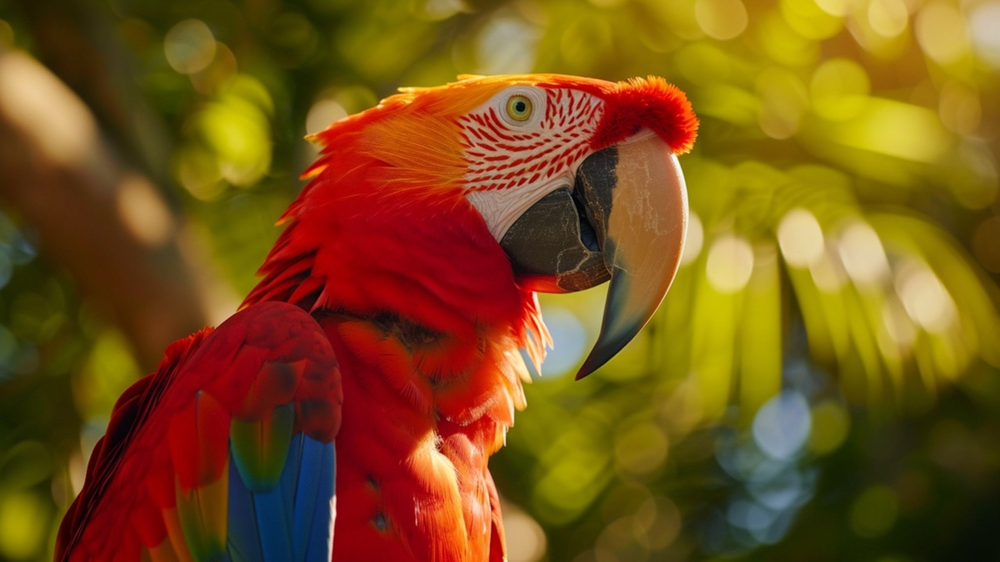
#> input picture Black&White Image_223133/images/enhanced.png, 1000 x 562 px, shrunk from 2048 x 1152 before the run
$ python image_conversion.py
#> lines starting #> are read from the running program, lines starting #| are printed output that depends on the picture; after the words box and inside, x2 and y2 are one past the last pixel; in counts of white or black regions, pixels touching at a corner belong together
from PIL import Image
import numpy as np


image_path = 'images/enhanced.png'
image = Image.open(image_path)
#> image is the input picture: PIL image 1000x562 RGB; mean R, G, B 120.9, 81.5, 24.4


threshold = 128  # set a threshold to define white vs black
image_bw = image.convert('L').point(lambda x: 255 if x > threshold else 0, mode='1')
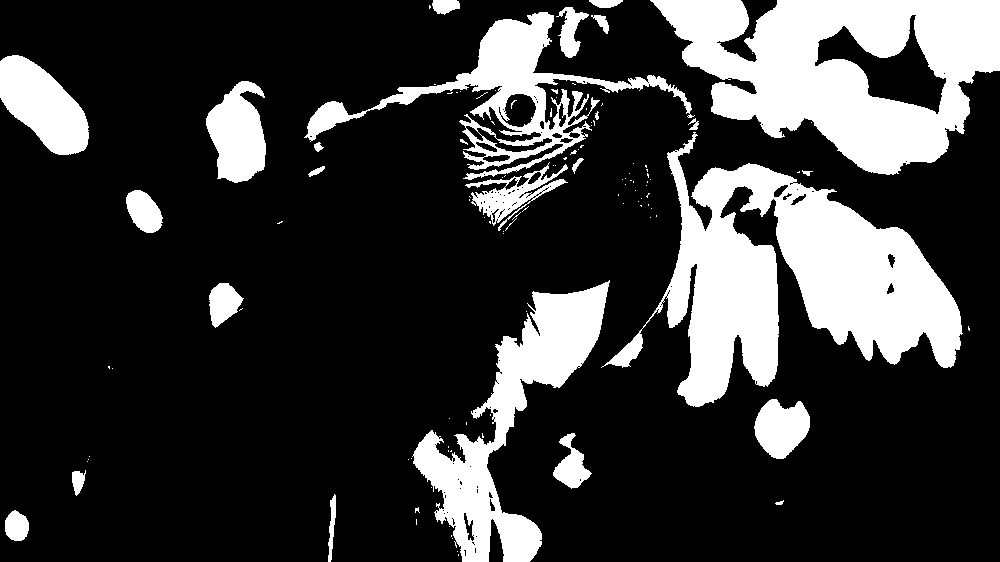
#> image_bw: PIL image 1000x562 1; 22.2% white; 114 white regions (87 under 20 px), largest, box (x1, y1, x2, y2) and area: (601, 132, 963, 407) 39856, (650, 0, 1000, 175) 35135, (412, 280, 610, 562) 16989

# Calculate the number of pixels before and after conversion
original_pixels = np.array(image).size
#> original_pixels = 1686000
bw_pixels = np.array(image_bw).size
#> bw_pixels = 562000

# Save the black and white image
bw_image_path = 'images/image_bw.png'
image_bw.save(bw_image_path)

print("Number of pixels in the original image:", original_pixels)
#| Number of pixels in the original image: 1686000
print("Number of pixels in the black and white image:", bw_pixels)
#| Number of pixels in the black and white image: 562000
print("Black and white image saved at:", bw_image_path)
